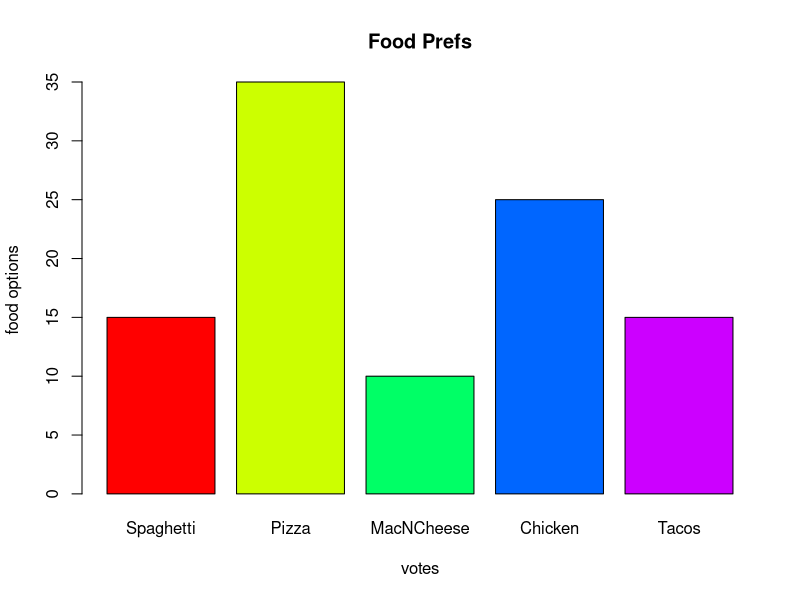

This chart was generated by the following R code:
# for comments xD

#assignment: can be achieved with = or <-
#example: (variable names can have . )
#header.beaver1 <- head(beaver1)
#printing a variable:
#print(header.beaver1)

#types of data in R:
#print(class(4))
#print(class(4L))
#print(class(T))
#print(class(1 + 4i))
#print(class("Sample"))
#print(class(charToRaw("Sample")))

#Arithmetic operators:
#sprintf("4 + 5 = %d" , 4 + 5)
#sprintf("4 - 5 = %d" , 4 - 5)
#sprintf("4 * 5 = %d" , 4 * 5)
#sprintf("4 / 5 = %1.3f" , 4 / 5)
#sprintf("4 %% 5 = %d" , 4 %% 5)
#sprintf("4 ^ 5 = %d" , 4^5)

##vector:
#numbers = c(3, 2, 0, 1, 8)
##print a vector:
#numbers
#numbers[1]	#1 based not 0
#length(numbers)
#numbers[length(numbers)]
#numbers[-1]
#numbers[c(1,2)]
#numbers[2:3]
#numbers[5] = 1
#numbers[c(4,5)] = 2
#numbers
#sort(numbers, decreasing=T)
#oneToTen = 1:10
#add3 = seq(from= 3, to = 27, by= 3)
#add3
#evens = seq(from = 2, by = 2, length.out = 10)
#evens
#sprintf("4 in evens %s" , 4 %in% evens)
#rep(x = 2, times = 5, each = 2)
#rep(x = c(1, 2, 3), times = 2, each = 2)

##Relational operators:
#sprintf("4 == 5 : %s", 4 == 5)
#sprintf("4 != 5 : %s" ,4 != 5)
#sprintf("4 > 5 : %s" ,4 > 5)
#sprintf("4 < 5 : %s" ,4 < 5)
#sprintf("4 >= 5 : %s" ,4 >= 5)
#sprintf("4 <= 5 : %s" ,4 <= 5)

#oneTo20= c(1:20)
#isEven = oneTo20 %% 2 == 0
#isEven

#justEvens = oneTo20[oneTo20 %% 2 == 0]
#justEvens

##Logic operators:
#cat("TRUE && FALSE = ", T && F, "\n")
#cat("TRUE || FALSE = ", T || F, "\n")
#cat("!TRUE = ", !T, "\n")

##Decision making statements:
#age = 18
#if(age >= 18){
#	print("Drive and Vote")
#}else if(age >= 16){
#	print("Drive")
#}else{
#	print("Wait")
#}
#grade = "C"
#switch(grade,
#       "A" = print("great"),
#       "B" = print("good"),
#       "C" = print("ok"),
#       "D" = print("Bad"),
#       "F" = print("terrible"),
#       print("No such grade"))

##Strings:
#str1 = "This is a string"
#nchar(str1)
#sprintf(" Dog > Egg : %s", "Dog" > "Egg")
#sprintf(" Dog == Egg : %s", "Dog" == "Egg")
#str2 = paste("Owl", "Bear", sep="")
#str2
#substr(x = str2, start = 4, stop = 7)
#sub(pattern = "Owl", replacement = "Hawk", x = str2)
#gsub(pattern = "Egg", replacement = "Chicken", x = "Egg, Egg")
#strVect = strsplit("A dog ran fast" , " ")
#strVect

##Factors:
#direction = c("Up", "Left", "Right", "Down", "Left", "Up")
#factorDir = factor(direction)
#is.factor(factorDir)
#factorDir
#levels(x=factorDir)
#dow = c("Monday", "Tuesday", "Wednesday", "Thursday", "Friday", "Saturday", "Sunday")
#wDays = c("Tuesday", "Thursday", "Monday")
#wdFact = factor(x = wDays, levels = dow, ordered = T)
#wdFact

##Data frames (finally xD)
#customerData = data.frame(name = c("Tom", "Sally", "Sue"),
#			  age = c(43, 28, 35),
#			  stringAsFactors=F)
#customerData
#customerData[1,1]
#customerData[1, 1:2]
#customerData[1:3, 2]
#dim(customerData)
#recordMark = data.frame(name= "Mark", age = 33, stringAsFactors=F)
#customerData = rbind(customerData, recordMark)
#customerData
#
#debt = c(0, 25.50, 36, 48.19)
#customerData = cbind(customerData, debt)
#customerData
#
#owesMoney = customerData[customerData$debt > 0, ]
#owesMoney

##looping:
#num = 5
#repeat{
#	print(num)
#	num = num + 1
#	if(num > 5){
#		break
#	}
#}
#
#while(num > 0){
#	num = num-1
#	if(num %% 2 == 0) {
#		next
#	}
#	print(num)
#}
#
#oneTo5 = 1:5
#for(i in oneTo5){
#	print(i)
#}

##Matrix:
#matrix1 = matrix(data=c(1,2,3,4))
#matrix1
#
#matrix2 = matrix(data = c(1,2,3,4), nrow = 2, ncol = 2)
#matrix2
#
#matrix3 = matrix(data = c(1, 2, 3, 4), nrow = 2, ncol = 2, byrow=T)
#matrix3
#
#dim(matrix3)
#matrix3[1,2]
#matrix3[1,]
#matrix3[,2]
#
#matrix4 = rbind(1:3, 4:6, 7:9)
#matrix4
#
#matrix4[1,1] = 0
#matrix4
#
#matrix4[1,] = c(10, 11, 12)
#matrix4

##arrays:
#array1 = array(data = 1:8, dim = c(2,2,2)) #tridimensional
#array1

##functions:
#getSum = function(num1, num2){
#	return( num1 + num2)
#}
#sprintf("5 + 6 = %d" , getSum(5, 6))
#getDifference = function(num1, num2){
#	num1-num2
#}
#sprintf("5 - 6 = %d" , getDifference(5, 6))
#makeList = function(theString){
#	return(strsplit(theString, " "))
#}
#makeList("Random Words")
#missFunc = function(x){
#	if(missing(x)){
#		return("Missing argument")
#	}else {
#		return(x)
#	}
#}
#missFunc()
#getSumMore = function(...){
#	numList = list(...)
#	sum = 0;
#	for( i in numList ){
#		sum = sum + i
#	}
#	sum
#}
#getSumMore(1, 2, 3 , 4)
##anonymous funcion:
#numList = 1:10
#dblList = (function(x) x * 2)(numList)
#dblList
##nclosure:
#power = function(exp){
#	function(x){
#		x ^ exp
#	}
#}
#cubed = power(3)
#cubed(2)	# 2 ^ 3
#cubed(1:5)	# 1 ^ 3 , 2 ^ 3 ... 5^3
#
#addFunc = list(
#	       add2 = function(x) x + 2,
#	       add3 = function(x) x + 3
#	       )
#addFunc$add2(5)

##Exception handling:
#divide = function(num1, num2){
#	tryCatch(
#		 num1/num2,
#		 error = function(e){
#			 if(is.character(num1) || is.character(num2)){
#				 print("Cant divide with strings")
#			 }
#		 }
#	)
#}
#divide(10, "5")

##file i/o
#myPeople = read.table(file="people.txt",
#			header=T, sep=" ",
#			na.strings=" ",
#			stringsAsFactors=F)
#myPeople

##plotting:
#xy1 = matrix(data=c(1,2,3,4,5,1,2,3,4,5), nrow=5, ncol=5)
#plot(xy1)	#when ploting, if you are using something as Rscript as I do, your plot will be generated as a pdf file :)
#
#x2 = c(1,2,3,4,5)
#y2 = c(1,2,3,4,5)
#plot(x2, y2, type = "l")	#actually all the plots will be outputed to the same file , thats nice !
#plot(x2, y2, type = "b")
#plot(x2, y2, type = "o", main = "My Plot" , xlab = "x axis", ylab = "y axis", col = "steelblue")
#plot(x2, y2, type = "o", pch = 2, lty = 2, main = "My Plot" , xlab = "x axis", ylab = "y axis", col = "steelblue", xlim = c(-8, 8), ylim = c(-8,8))
#
#plot(x2, y2, type = "b")
#abline(h = c(2,4), col = "red" , lty = 2)
#segments(x0=c(2,4), y0= c(2,2), x1 = c(2,4), y1 = c(4,4), col = "red" , lty = 2)
#arrows(x0 = 1.5, y0 = 4.5, x1 = 2.7, y1 = 3.25, col = "blue")
#text(x = 1.25, y = 4.75, labels = "Center")
#
#plot(faithful)
#eruptions4 = with(faithful, faithful[eruptions > 4, ])
#points(eruptions4, col = "red", pch = 3)

##math:
#sqrt(x=100)
#log(x = 4, base = 2)
#exp(x = 2)
#sum(c(1,2,3))
#randD1 = c(1,5,6,7,10,16)
#mean(randD1)
#median(randD1)
#min(randD1)
#max(randD1)
#range(randD1)
#ceiling(4.5)
#floor(4.5)
#cumsum(c(1,2,3))
#cumprod(c(1,2,3))
#cummax(c(7:9, 4:6, 1:3))
#cummin(c(7:9, 4:6, 1:3))
##random:
#sample(0:1, 10, replace=T)
#sample(0:20, 10, replace=T)

##Pie charts:
#foodPref = c(15,35,10,25,15)
#foodLabels = c("Spaghetti", "Pizza", "MacNCheese", "Chicken", "Tacos")
#png(file = "child_food_preferences.png")
#colors = rainbow(length(foodPref))
#pie(foodPref, foodLabels, main = "Food Prefs", col = colors)
#legend("topright", c("Spaghetti", "Pizza", "MacNCheese", "Chicken", "Tacos"), cex = 0.8, fill = colors)
#dev.off()

#bar charts:
foodPref = c(15,35,10,25,15)
foodLabels = c("Spaghetti", "Pizza", "MacNCheese", "Chicken", "Tacos")
png(file = "child_food_preferences_bar.png")
colors = rainbow(length(foodPref))
barplot(foodPref, names.arg=foodLabels, xlab = "votes", ylab = "food options", main = "Food Prefs", col = colors)
























